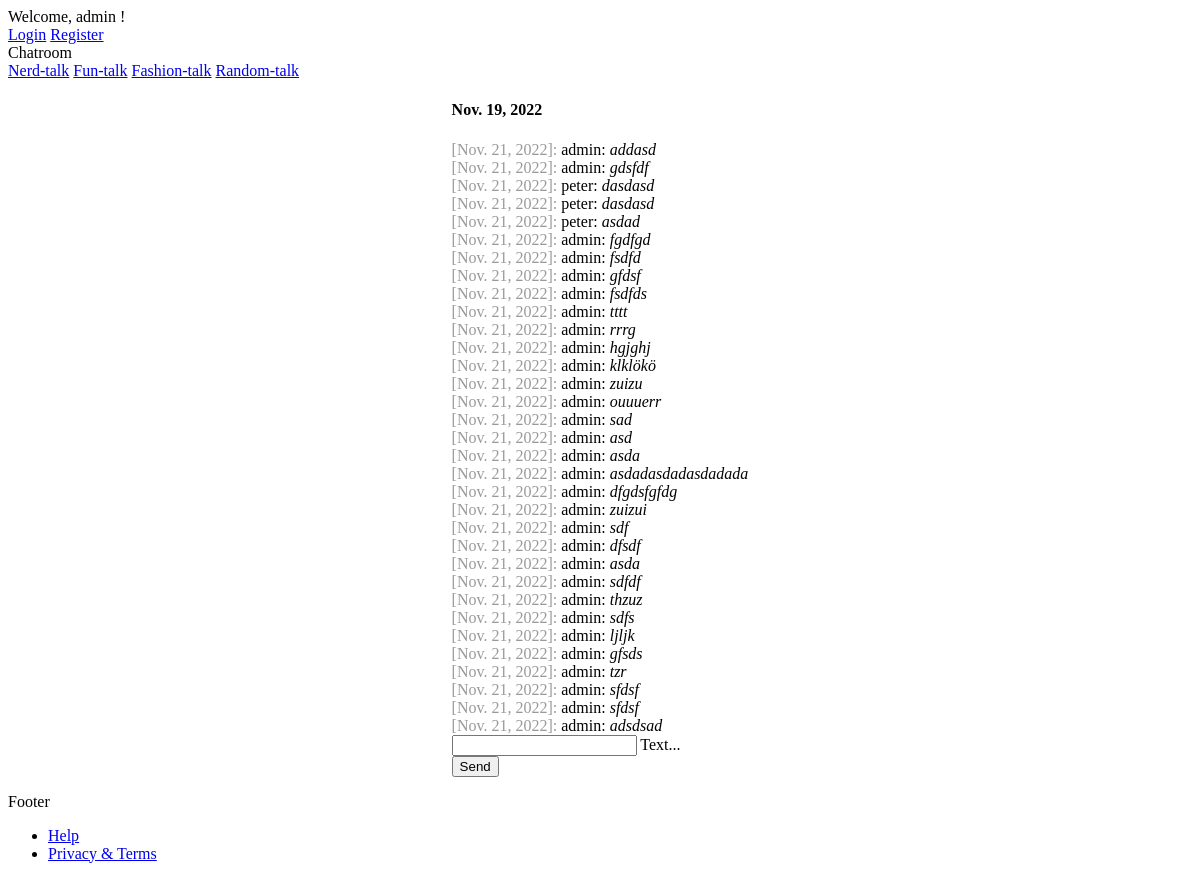
The page / (signed in) on the database as committed earlier.
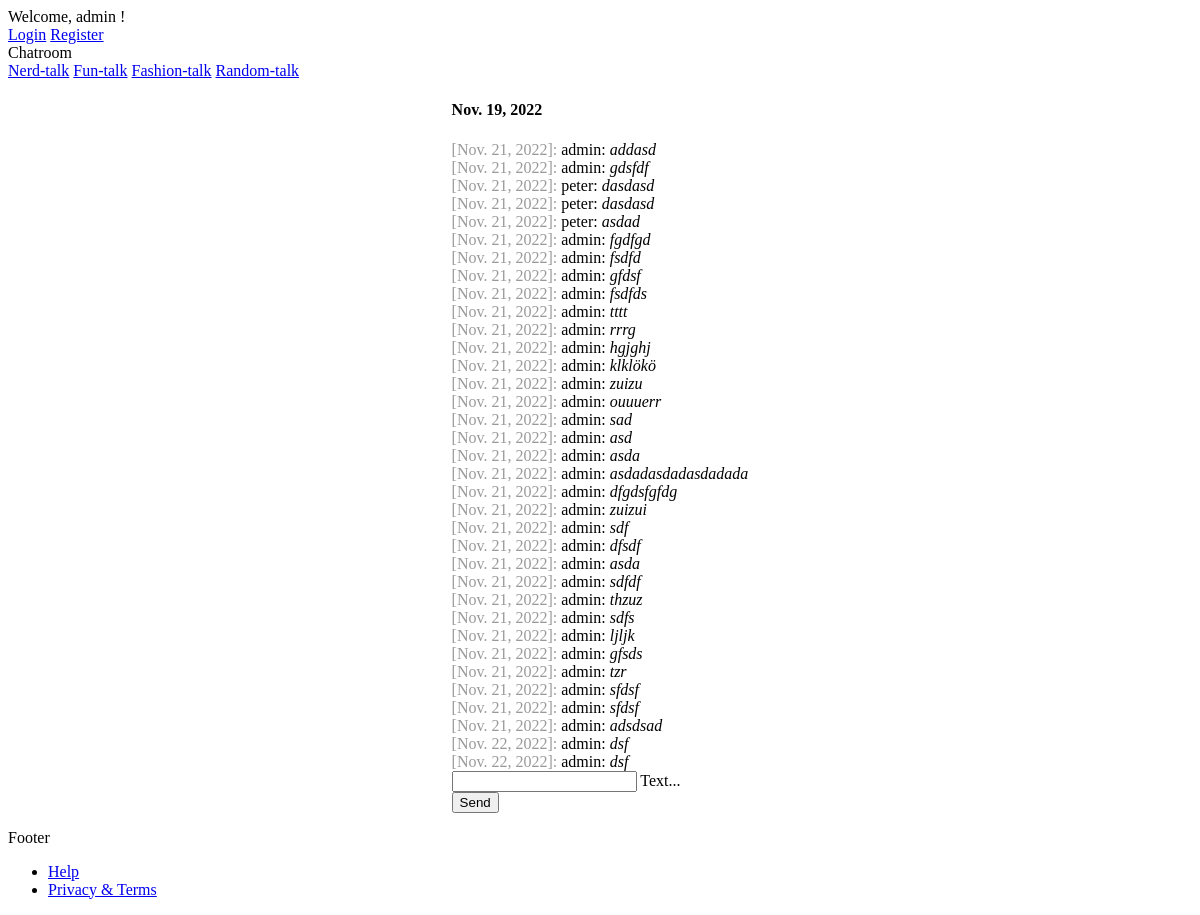
The same page on the database as committed later.
### chat/models.py (models this page shows)
class Message(models.Model):
    text = models.CharField(max_length=500)
    created_at = models.DateField(default=now)
    chat = models.ForeignKey(Chat, on_delete=models.CASCADE)
    author = models.ForeignKey(settings.AUTH_USER_MODEL, on_delete=models.CASCADE, related_name='author_message_set')
    receiver = models.ForeignKey(settings.AUTH_USER_MODEL, on_delete=models.CASCADE, related_name='receiver_message_set')

### chat/views.py (the view)
# urls.py: path('', index),
@login_required(login_url='/login/')
def index(request, id=None):
    myId = int(id) if id else 2
    chatId = myId if myId > 2 and myId < 6 else 2
    chat = Chat.objects.get(id=chatId)
    if request.method == 'POST':
        message = Message.objects.create(
            text=request.POST['message'], chat=chat, author=request.user, receiver=request.user
        )
        serialized_obj = serializers.serialize('json', [message])
        return JsonResponse(serialized_obj[1:-1], safe=False)
    chatMessages = Message.objects.filter(chat__id=chatId)
    return render(request, 'chat/index.html', {
        'messages': chatMessages,
        'name': chat.name,
        'created': chat.created_at
    })

### chat/templates/chat/index.html (shortened to what this page needs)
{% extends "base.html" %} {% block content %}
{% if request.user.is_authenticated %}
{% load static %}
<div>
  <h4>{{ created }}</h4>
</div>
<div id="messageContainer">
  {% for message in messages %}
  <div>
    <span class="color-gray">[{{ message.created_at }}]:</span>
    {{ message.author }}: <i>{{ message.text }}</i>
  </div>
  {% endfor %}
</div>
<form onsubmit="saveMessage(); return false;" method="post">
  <div class="mdl-textfield mdl-js-textfield mdl-textfield--floating-label">
    <input
      class="mdl-textfield__input"
      name="message"
      type="text"
      id="messageField"
    />
    <label class="mdl-textfield__label" for="messageField">Text...</label>
  </div>
  <div class="d-flex">
    <div>
      <button
        class="mdl-button mdl-js-button mdl-button--raised mdl-js-ripple-effect mdl-button--accent"
      >
        Send
      </button>
    </div>
  </div>
</form>
{% else %}
<h1>Nicht eingelogt</h1>
<p>
  Du bist aktuell nicht eingeloggt. Bitte logge dich ein.<br />
  Bitte klicke <a href="/login/">hier</a>
</p>
{% endif %} {% endblock %}

Rows that differ between the two databases and show on the page:
added Message: created_at "Nov. 22, 2022", author "admin", text "dsf"
added Message: created_at "Nov. 22, 2022", author "admin", text "dsf"
